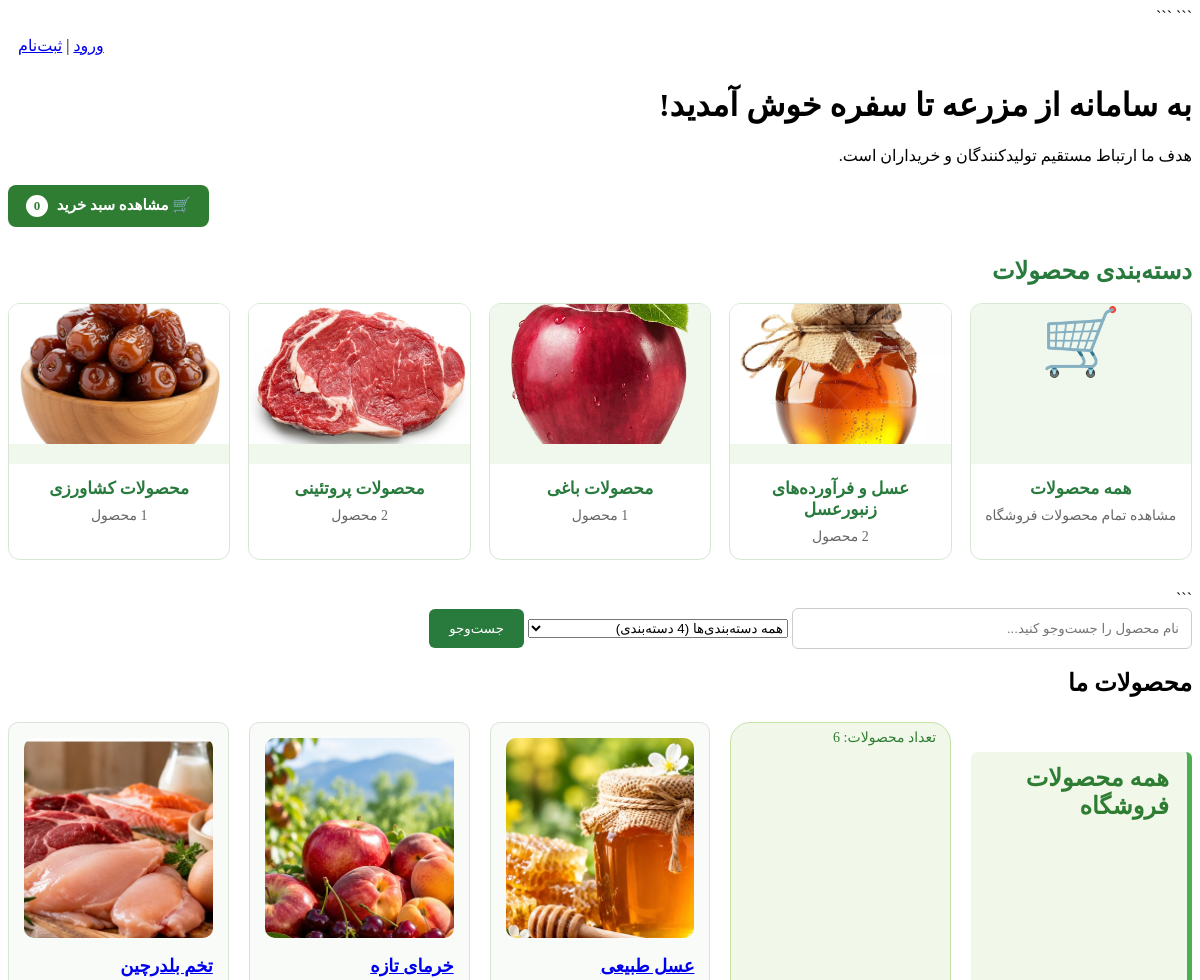
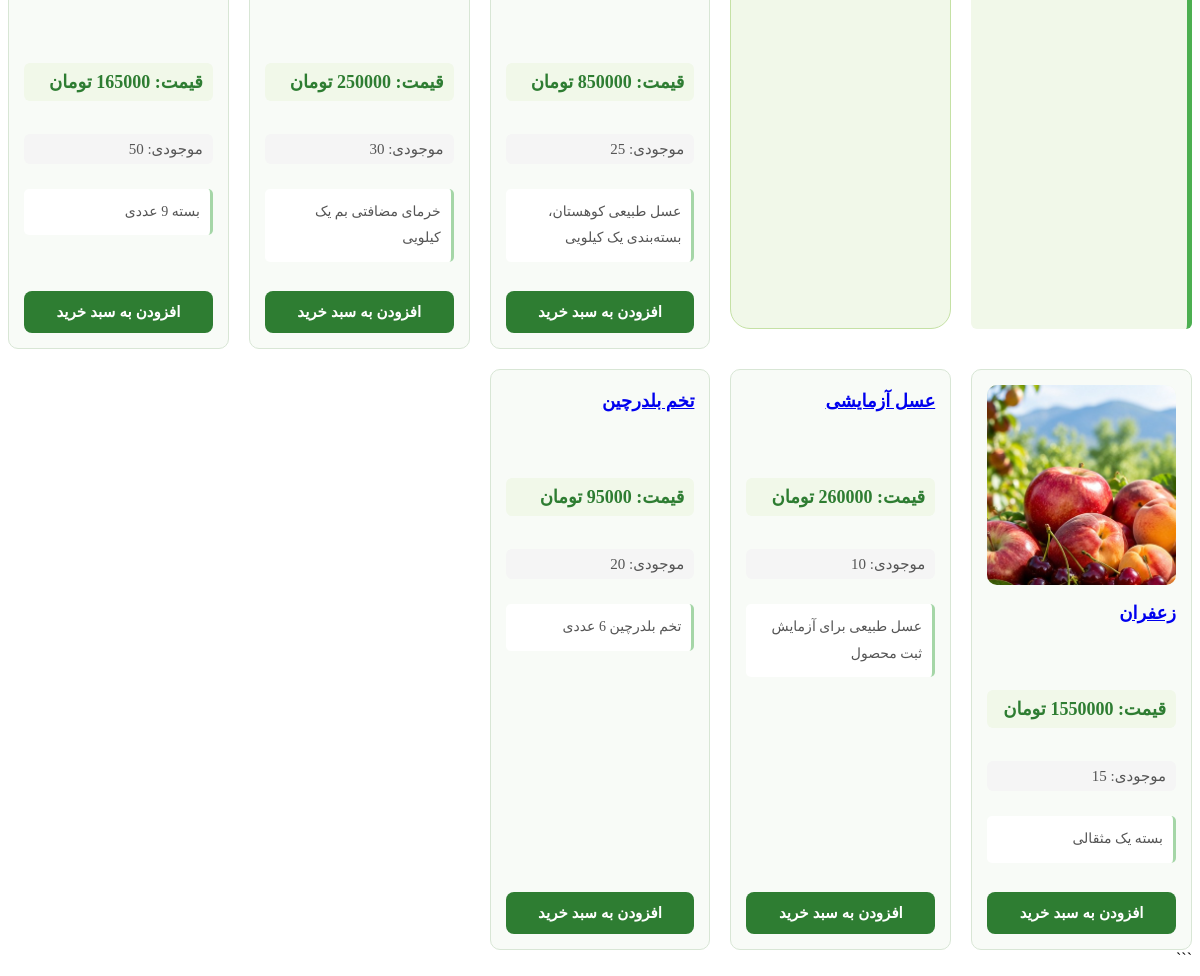
The page / on the database its author committed (2 pictures, top to bottom).
### products/models.py (models this page shows, shortened)
class Category(models.Model):
    name = models.CharField(max_length=100, unique=True)
    description = models.TextField(blank=True)

class Product(models.Model):
    seller = models.ForeignKey(
        "accounts.UserProfile",
        on_delete=models.PROTECT,
        related_name="products",
        blank=True,
        null=True,
        verbose_name="فروشنده"
    )
    category = models.ForeignKey(
        Category,
        on_delete=models.PROTECT,
        related_name="products"
    )
    name = models.CharField(max_length=100)
    price = models.DecimalField(max_digits=12, decimal_places=0)
    quantity = models.PositiveIntegerField(default=0)
    description = models.TextField(blank=True)
    image = models.ImageField(
        upload_to="products/",
        blank=True,
        null=True,
        verbose_name="تصویر محصول"
        )

### products/views.py (the view, shortened to what this page needs)
# urls.py: 2. Add a URL to urlpatterns:  path('', views.home, name='home')
def home(request):
    query = request.GET.get("q", "").strip()
    category_id = request.GET.get("category", "")
    products = Product.objects.all()
    cart = request.session.get("cart", {})
    cart_count = len(cart)
    categories = Category.objects.annotate(
        product_count=Count("products")
    )
    if query:
        products = products.filter(name__icontains=query)
    selected_category_name = ""
    context = {
        "products": products,
        "categories": categories,
        "query": query,
        "selected_category": category_id,
        "selected_category_name": selected_category_name,
        "cart_count": cart_count,
    }
    return render(request, "products/home.html", context)

### products/templates/products/home.html (shortened to what this page needs)
{% load static %}
<!DOCTYPE html>
<html lang="fa" dir="rtl">
<head>
```
</head>
<body>
    <div style="text-align: left; padding: 10px; direction: rtl;">
        {% if user.is_authenticated %}
        <span>خوش آمدید، {{ user.first_name|default:user.username }} عزیز!</span>
        <form method="post" action="{% url 'logout' %}" style="display: inline;">
            {% csrf_token %}
            <button type="submit">خروج از حساب</button>
        </form>
        {% else %}
        <a href="{% url 'login' %}">ورود</a>
        |
        <a href="{% url 'register' %}">ثبت‌نام</a>
        {% endif %}
    </div>
    <h1>به سامانه از مزرعه تا سفره خوش آمدید!</h1>
    <p>
        هدف ما ارتباط مستقیم تولیدکنندگان و خریداران است.
    </p>
    <div class="cart-link-container">
        <a href="{% url 'cart' %}" class="cart-link">
            🛒 مشاهده سبد خرید
            <span class="cart-count">{{ cart_count }}</span>
        </a>
    </div>
    <section class="categories-section">
        <h2>دسته‌بندی محصولات</h2>
        <div class="categories-grid">
            <a class="category-card" href="{% url 'home' %}">
                <div class="category-image">
                    <div style="font-size: 65px;">🛒</div>
                </div>
                <div class="category-info">
                    <h3>همه محصولات</h3>
                    <p>مشاهده تمام محصولات فروشگاه</p>
                </div>
            </a>
            {% for category in categories %}
            <a
                class="category-card"
                href="{% url 'home' %}?category={{ category.id }}"
            >
            <div class="category-image">
                {% if category.name == "عسل و فرآورده‌های زنبورعسل" %}
                <img
                    src="{% static 'images/honey.jpg' %}"
                    alt="عسل طبیعی"
                    style="width: 100%; height: 140px; object-fit: cover;"
    >
                {% elif category.name == "محصولات باغی" %}
                <img
                    src="{% static 'images/garden.jpg' %}"
                    alt="محصولات باغی"
                    style="width: 100%; height: 140px; object-fit: cover;"
                >
                {% elif category.name == "محصولات پروتئینی" %}
                <img
                    src="{% static 'images/protein.jpg' %}"
                    alt="محصولات پروتئینی"
                    style="width: 100%; height: 140px; object-fit: cover;"
                >
                {% elif category.name == "محصولات کشاورزی" %}
                <img
                    src="{% static 'images/farm.jpg' %}"
                    alt="محصولات کشاورزی"
                    style="width: 100%; height: 140px; object-fit: cover;"
                >
                {% else %}
                🛒
                {% endif %}
            </div>
            <div class="category-info">
                <h3>{{ category.name }}</h3>
                <p>{{ category.product_count }} محصول</p>
            </div>
            </a>
            {% endfor %}
        </div>
    </section>
    ```
    <div class="container">
        <form method="get" action="{% url 'home' %}">
        <input
            type="search"
            name="q"
            placeholder="نام محصول را جست‌وجو کنید..."
            value="{{ query }}"
        >
        <select name="category">
            <option value="">
            همه دسته‌بندی‌ها
            ({{ categories|length }} دسته‌بندی)
            </option>
        </select>
        <button type="submit">جست‌وجو</button>
    </form>
    <h2>محصولات ما</h2>
    <div class="products">
        {% if selected_category_name %}
        <h2 class="products-heading">
            محصولات دسته‌بندی «{{ selected_category_name }}»
        </h2>
        {% elif query %}
        <h2 class="products-heading">
            نتایج جست‌وجو برای «{{ query }}»
        </h2>
        {% else %}
        <h2 class="products-heading">
            همه محصولات فروشگاه
        </h2>
        {% endif %}
        <p class="products-count">
            تعداد محصولات: {{ products|length }}
        </p>
        {% for product in products %}
            <div class="product-card">
                {% if product.image %}
                    <div class="product-image">
                        <img src="{{ product.image.url }}" alt="{{ product.name }}">
                    </div>
                {% endif %}
                <h3>
                    <a href="{% url 'product_detail' product.id %}">
                    {{ product.name }}
                    </a>
                </h3>
                <p class="product-price">
                    قیمت: {{ product.price }} تومان
                </p>
                <p class="product-stock">
                    موجودی: {{ product.quantity }}
                </p>
                {% if product.description %}
                    <p class="product-description">
                        {{ product.description }}
                    </p>
                {% endif %}
                    <form method="post" action="{% url 'add_to_cart' product.id %}" class="add-to-cart-form">
                        <button type="submit" class="add-to-cart-button">
                            افزودن به سبد خرید
                        </button>
                    </form>
            </div>
        {% endfor %}
    </div>
</div>
```
</body>
</html>

### products/templates/products/home.html (style rules this page uses)
.products { display: grid; grid-template-columns: repeat(auto-fit, minmax(220px, 1fr)); gap: 20px; margin-top: 25px; }
.product-card { background-color: #f8fbf7; border: 1px solid #d8e6d5; border-radius: 10px; padding: 15px; text-align: right; height: 100%; box-sizing: border-box; display: flex; flex-direction: column; }
.product-card h3 { color: #287a3d; font-size: 18px; line-height: 1.8; min-height: 65px; margin-top: 0; margin-bottom: 10px; }
.product-card .product-price { color: #2e7d32; font-size: 18px; font-weight: bold; background-color: #f1f8e9; padding: 8px 10px; border-radius: 6px; }
.product-card .product-stock { color: #555; font-size: 15px; background-color: #f5f5f5; padding: 6px 10px; border-radius: 6px; }
.product-card .product-description { color: #555; font-size: 14px; line-height: 1.9; background-color: #ffffff; border-right: 3px solid #a5d6a7; padding: 10px; margin-top: 10px; border-radius: 5px; }
input[type="search"] { width: 65%; max-width: 400px; padding: 12px; border: 1px solid #ccc; border-radius: 6px; font-family: Tahoma, Arial, sans-serif; }
button { padding: 12px 20px; background-color: #287a3d; color: white; border: none; border-radius: 6px; cursor: pointer; font-family: Tahoma, Arial, sans-serif; }
.categories-section { margin: 30px 0; }
.categories-section h2 { color: #287a3d; margin-bottom: 18px; }
.categories-grid { display: grid; grid-template-columns: repeat(auto-fit, minmax(180px, 1fr)); gap: 18px; }
.category-card { display: block; text-decoration: none; color: #333; background-color: #ffffff; border: 1px solid #d8e6d5; border-radius: 12px; overflow: hidden; text-align: center; transition: transform 0.2s, box-shadow 0.2s; }
.category-image { height: 160px; overflow: hidden; background-color: #f0f7ed; }
.category-image img { width: 100%; height: 100%; object-fit: cover; display: block; transition: transform 0.3s ease; }
.category-info { padding: 14px 10px; }
.category-info h3 { margin: 0 0 8px; color: #287a3d; font-size: 17px; }
.category-info p { margin: 0; font-size: 14px; color: #666; }
.products-heading { color: #2e7d32; font-size: 24px; font-weight: bold; margin: 30px 0 20px; padding: 12px 18px; background-color: #f1f8e9; border-right: 5px solid #4caf50; border-radius: 6px; text-align: right; }
.products-count { display: inline-block; color: #2e7d32; background-color: #f1f8e9; border: 1px solid #c5e1a5; border-radius: 20px; padding: 6px 14px; font-size: 14px; margin: 0 0 20px; }
.product-image { width: 100%; height: 200px; overflow: hidden; border-radius: 10px; margin-bottom: 12px; background-color: #f1f8e9; }
.product-image img { width: 100%; height: 100%; object-fit: cover; display: block; transition: transform 0.3s ease; }
.product-card { transition: transform 0.3s ease, box-shadow 0.3s ease; }
.add-to-cart-form { margin-top: auto; padding-top: 15px; }
.add-to-cart-button { width: 100%; background-color: #2e7d32; color: white; border: none; border-radius: 8px; padding: 12px 10px; font-size: 15px; font-weight: bold; cursor: pointer; transition: background-color 0.3s ease, transform 0.3s ease; }
.cart-link-container { text-align: left; margin: 20px 0; }
.cart-link { display: inline-block; background-color: #2e7d32; color: white; text-decoration: none; padding: 10px 18px; border-radius: 8px; font-size: 15px; font-weight: bold; transition: background-color 0.3s ease; }
.cart-count { display: inline-block; min-width: 22px; padding: 3px 6px; margin-right: 5px; background-color: white; color: #2e7d32; border-radius: 20px; font-size: 13px; text-align: center; box-sizing: border-box; }

### rows shown on the page
Category: name "عسل و فرآورده‌های زنبورعسل"
Category: name "محصولات باغی"
Category: name "محصولات پروتئینی"
Category: name "محصولات کشاورزی"
Product: image (picture), name "عسل طبیعی", price "850000", quantity "25", description "عسل طبیعی کوهستان، بسته‌بندی یک کیلویی"
Product: image (picture), name "خرمای تازه", price "250000", quantity "30", description "خرمای مضافتی بم یک کیلویی"
Product: image (picture), name "تخم بلدرچین", price "165000", quantity "50", description "بسته 9 عددی"
Product: image (picture), name "زعفران", price "1550000", quantity "15", description "بسته یک مثقالی"
Product: name "عسل آزمایشی", price "260000", quantity "10", description "عسل طبیعی برای آزمایش ثبت محصول"
Product: name "تخم بلدرچین", price "95000", quantity "20", description "تخم بلدرچین 6 عددی"

### other values the page prints
{{ cart_count }} "0"
{{ products|length }} "6"
